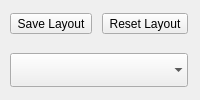
              <widget class="QWidget" name="widget_6" native="true">
               <property name="sizePolicy">
                <sizepolicy hsizetype="Preferred" vsizetype="Preferred">
                 <horstretch>0</horstretch>
                 <verstretch>0</verstretch>
                </sizepolicy>
               </property>
               <property name="minimumSize">
                <size>
                 <width>0</width>
                 <height>0</height>
                </size>
               </property>
               <property name="maximumSize">
                <size>
                 <width>200</width>
                 <height>16777215</height>
                </size>
               </property>
               <layout class="QGridLayout" name="gridLayout_3">
                <property name="leftMargin">
                 <number>0</number>
                </property>
                <property name="topMargin">
                 <number>0</number>
                </property>
                <property name="rightMargin">
                 <number>0</number>
                </property>
                <property name="bottomMargin">
                 <number>0</number>
                </property>
                <property name="horizontalSpacing">
                 <number>0</number>
                </property>
                <item row="1" column="2" colspan="2">
                 <widget class="QComboBox" name="load_layout_selector">
                  <property name="sizePolicy">
                   <sizepolicy hsizetype="Preferred" vsizetype="Preferred">
                    <horstretch>0</horstretch>
                    <verstretch>0</verstretch>
                   </sizepolicy>
                  </property>
                  <property name="maximumSize">
                   <size>
                    <width>16777215</width>
                    <height>34</height>
                   </size>
                  </property>
                  <property name="toolTip">
                   <string>&lt;html&gt;&lt;head/&gt;&lt;body&gt;&lt;p&gt;Load Layout from Presets or Computer&lt;/p&gt;&lt;/body&gt;&lt;/html&gt;</string>
                  </property>
                  <property name="placeholderText">
                   <string>                   Load Layout</string>
                  </property>
                  <property name="frame">
                   <bool>false</bool>
                  </property>
                  <item>
                   <property name="text">
                    <string>Default</string>
                   </property>
                  </item>
                  <item>
                   <property name="text">
                    <string>Coding</string>
                   </property>
                  </item>
                  <item>
                   <property name="text">
                    <string>Analysis</string>
                   </property>
                  </item>
                  <item>
                   <property name="text">
                    <string>Simulation</string>
                   </property>
                  </item>
                 </widget>
                </item>
                <item row="0" column="2">
                 <widget class="QToolButton" name="save_layout_button">
                  <property name="text">
                   <string>Save Layout</string>
                  </property>
                  <property name="icon">
                   <iconset resource="../../resources.qrc">
                    <normaloff>:/icons/icons8-save-48.png</normaloff>:/icons/icons8-save-48.png</iconset>
                  </property>
                  <property name="toolButtonStyle">
                   <enum>Qt::ToolButtonStyle::ToolButtonTextBesideIcon</enum>
                  </property>
                 </widget>
                </item>
                <item row="0" column="3">
                 <widget class="QToolButton" name="reset_layout_button">
                  <property name="text">
                   <string>Reset Layout</string>
                  </property>
                  <property name="icon">
                   <iconset resource="../../resources.qrc">
                    <normaloff>:/icons/icons8-rotate-48.png</normaloff>:/icons/icons8-rotate-48.png</iconset>
                  </property>
                  <property name="toolButtonStyle">
                   <enum>Qt::ToolButtonStyle::ToolButtonTextBesideIcon</enum>
                  </property>
                 </widget>
                </item>
               </layout>
              </widget>
